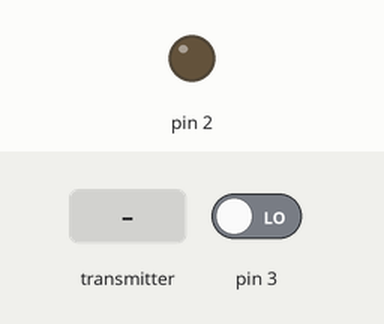
Bench run of a sketch on a simulated Arduino Uno, built with avr-gcc and run on an emulated ATmega328P. Parts: output pins drawn as LEDs (lit = HIGH). Inputs (shaded band) come from the test bench; at power-on: pin 3 LOW. No radio packets arrive unless stated.

Above: at 1.2 s.
1.3 s: the transmitter starts sending led = 1
At 2.2 s:
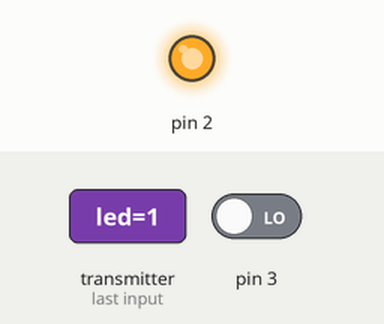
2.8 s: the transmitter starts sending led = 0
At 3.3 s:
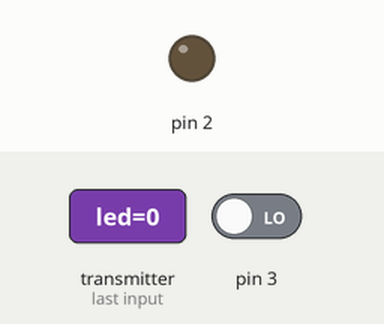
Timing chart, 0 to 5.8 s (numbered marks = the images above; inputs shaded):
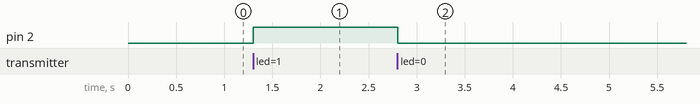

The sketch:

nrf24-rx.ino
```cpp
/*
* https://howtomechatronics.com/tutorials/arduino/arduino-wireless-communication-nrf24l01-tutorial/
* https://github.com/nRF24/RF24
*/

#include <SPI.h>
#include <nRF24L01.h>
#include <RF24.h>

RF24 radio(7, 8); // CE, CSN

const byte addresses[][6] = {"00001", "00002"};


void setup() {
  pinMode(2, OUTPUT);
  pinMode(3, INPUT);
  radio.begin();
  //indirizzi sono assegnati invertiti
  radio.openWritingPipe(addresses[0]);
  radio.openReadingPipe(1, addresses[1]);
  radio.setPALevel(RF24_PA_MIN);
}
void loop() {
  delay(5);
  radio.startListening();

  if ( radio.available()) {
    while (radio.available()) {
      int led = LOW;
      radio.read(&led, sizeof(led));
      digitalWrite(2, led);
    }
    delay(5);
    radio.stopListening();
    int bt = digitalRead(3);
    radio.write(&bt, sizeof(bt));
  }

}
```

Measured:
- after the input at 1.3 s, pin 2: LOW → HIGH at once
- after the input at 2.8 s, pin 2: HIGH → LOW at once
